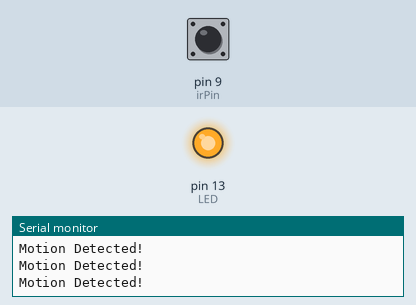
This sketch was run on a simulated Arduino Uno, built with avr-gcc and run on an emulated ATmega328P. On the bench: output pins drawn as LEDs (lit = HIGH), the last lines printed to the serial monitor. Dashed ring = blinking. The test bench sets the inputs (shaded band); at power-on: pin 9 (irPin) LOW.

Above: at 1.2 s.
1.3 s: pin 9 (irPin) driven HIGH
At 2.0 s:
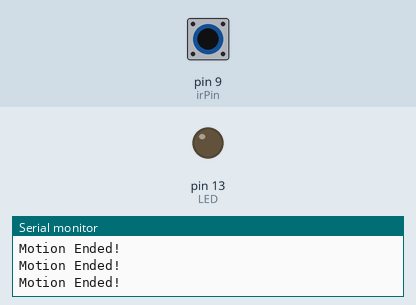
2.8 s: pin 9 (irPin) driven LOW
At 3.2 s:
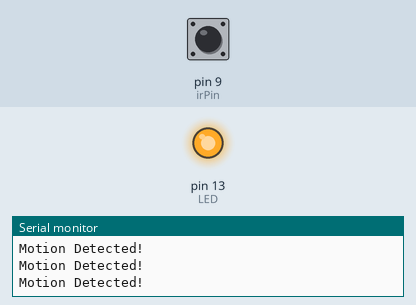
5.8 s: pin 9 (irPin) pulsed HIGH 5 times (0.12 s each, 0.3 s apart)
At 6.32 s:
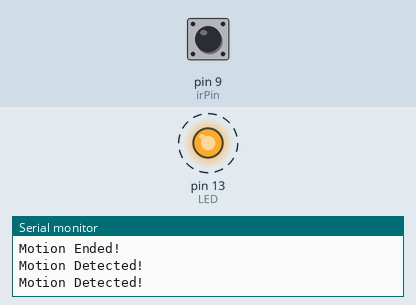
10.3 s: pin 9 (irPin) pulsed HIGH 2 times (0.12 s each, 0.3 s apart)
At 11.1 s:
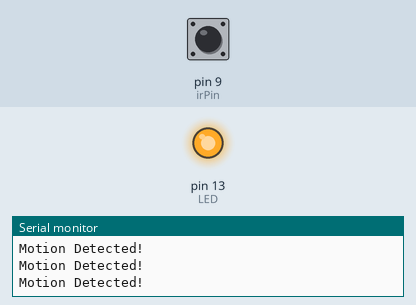
Timing chart, 0 to 13.3 s (numbered marks = the images above; inputs shaded):
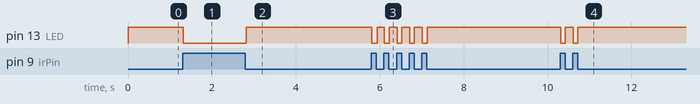

Measured:
- after the input at 1.3 s, pin 13 (LED): HIGH → LOW at once
- after the input at 2.8 s, pin 13 (LED): LOW → HIGH at once
- after the input at 5.8 s, pin 13 (LED): alternates HIGH for 0.19 s and LOW for 0.12 s, 10 changes in all, then stays HIGH, starting at once
- after the input at 10.3 s, pin 13 (LED): alternates HIGH for 0.19 s and LOW for 0.11 s, 4 changes in all, then stays HIGH, starting at once

The sketch:

IR_Sensor.ino
```cpp
int irPin = 9;
int LED = 13;
void setup()
{
  Serial.begin(9600);
  pinMode(irPin, INPUT);
  pinMode(LED, OUTPUT);
}
void loop()
{
  int sensorStatus = digitalRead(irPin);
  if (sensorStatus == 1)
  {
    digitalWrite(LED, LOW);
    Serial.println("Motion Ended!");
  }
  else
  {
    digitalWrite(LED, HIGH);
    Serial.println("Motion Detected!");
  }
}
```
